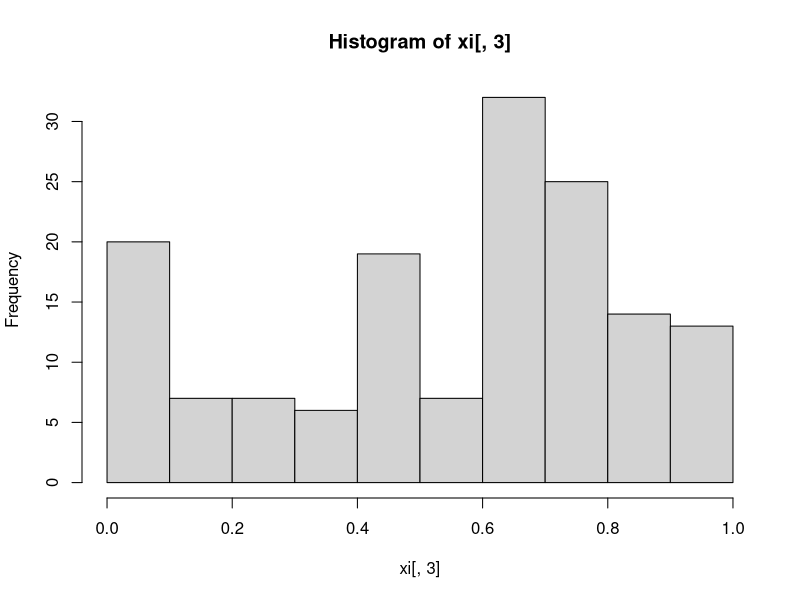

The R source for this figure:
Additive_RNG<-function(a,z0,c,m,n) {
  xi<-matrix(NA,n,3)
  colnames(xi)<-c("aZ(i-1)+c","Xi","Ui")
  for (i in 1:n)
  {
    xi[i,1]<-(a*z0+c)
    xi[i,2]<-xi[i,1]%%m
    xi[i,3]<-xi[i,2]/m
    z0<-xi[i,2]
  }
  hist(xi[,3])
  View(xi)
}
Additive_RNG(45,21139,437,417,150)

Bernouli_2<-function(n,p) {
  i<-n
  p<-p
  X<-runif(i)
  Y<-(X<=p)+0
  (tabel<-table(Y)/length(Y))
}
Bernouli_2(150, 0.83)

